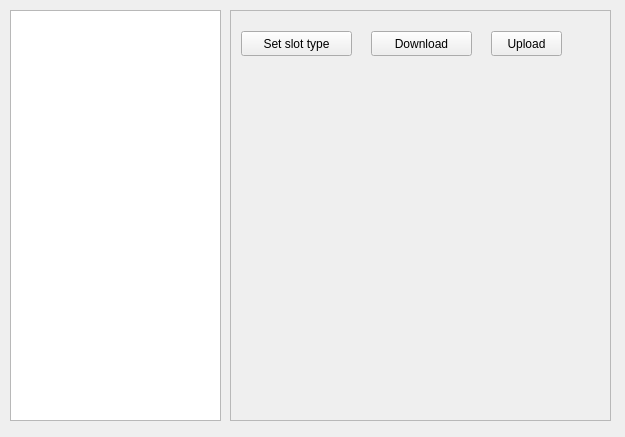
<?xml version="1.0" encoding="UTF-8"?>
<ui version="4.0">
 <class>WidgetIOslots</class>
 <widget class="QWidget" name="WidgetIOslots">
  <property name="geometry">
   <rect>
    <x>0</x>
    <y>0</y>
    <width>625</width>
    <height>437</height>
   </rect>
  </property>
  <property name="windowTitle">
   <string>Form</string>
  </property>
  <widget class="QTreeView" name="tvIoslots">
   <property name="geometry">
    <rect>
     <x>10</x>
     <y>10</y>
     <width>211</width>
     <height>411</height>
    </rect>
   </property>
   <property name="editTriggers">
    <set>QAbstractItemView::DoubleClicked|QAbstractItemView::EditKeyPressed|QAbstractItemView::SelectedClicked</set>
   </property>
   <property name="alternatingRowColors">
    <bool>true</bool>
   </property>
   <property name="selectionMode">
    <enum>QAbstractItemView::SingleSelection</enum>
   </property>
   <property name="selectionBehavior">
    <enum>QAbstractItemView::SelectRows</enum>
   </property>
  </widget>
  <widget class="QScrollArea" name="scrollArea">
   <property name="geometry">
    <rect>
     <x>230</x>
     <y>10</y>
     <width>381</width>
     <height>411</height>
    </rect>
   </property>
   <property name="widgetResizable">
    <bool>true</bool>
   </property>
   <widget class="QWidget" name="scrollAreaWidgetContents">
    <property name="geometry">
     <rect>
      <x>0</x>
      <y>0</y>
      <width>379</width>
      <height>409</height>
     </rect>
    </property>
    <widget class="QToolButton" name="tbSetIoslotDriver">
     <property name="geometry">
      <rect>
       <x>10</x>
       <y>20</y>
       <width>111</width>
       <height>25</height>
      </rect>
     </property>
     <property name="text">
      <string>Set slot type</string>
     </property>
     <property name="icon">
      <iconset resource="icons.qrc">
       <normaloff>:/icons/magic_wand_2.png</normaloff>:/icons/magic_wand_2.png</iconset>
     </property>
     <property name="popupMode">
      <enum>QToolButton::InstantPopup</enum>
     </property>
     <property name="toolButtonStyle">
      <enum>Qt::ToolButtonTextBesideIcon</enum>
     </property>
    </widget>
    <widget class="QToolButton" name="tbDownload">
     <property name="geometry">
      <rect>
       <x>140</x>
       <y>20</y>
       <width>101</width>
       <height>25</height>
      </rect>
     </property>
     <property name="text">
      <string>Download</string>
     </property>
     <property name="icon">
      <iconset resource="icons.qrc">
       <normaloff>:/icons/arrow_down.png</normaloff>:/icons/arrow_down.png</iconset>
     </property>
     <property name="toolButtonStyle">
      <enum>Qt::ToolButtonTextBesideIcon</enum>
     </property>
    </widget>
    <widget class="QToolButton" name="tbUpload">
     <property name="geometry">
      <rect>
       <x>260</x>
       <y>20</y>
       <width>71</width>
       <height>25</height>
      </rect>
     </property>
     <property name="text">
      <string>Upload</string>
     </property>
     <property name="icon">
      <iconset resource="icons.qrc">
       <normaloff>:/icons/arrow_up.png</normaloff>:/icons/arrow_up.png</iconset>
     </property>
     <property name="toolButtonStyle">
      <enum>Qt::ToolButtonTextBesideIcon</enum>
     </property>
    </widget>
    <widget class="QLabel" name="lStatus">
     <property name="geometry">
      <rect>
       <x>10</x>
       <y>50</y>
       <width>351</width>
       <height>31</height>
      </rect>
     </property>
     <property name="text">
      <string/>
     </property>
    </widget>
   </widget>
  </widget>
  <action name="actionSetAnalogInputDriver">
   <property name="text">
    <string>Analog input</string>
   </property>
  </action>
  <action name="actionSetDiscreteInputDriver">
   <property name="text">
    <string>Discrete input</string>
   </property>
   <property name="toolTip">
    <string>Discrete input</string>
   </property>
  </action>
  <action name="actionSetDiscreteOutputDriver">
   <property name="text">
    <string>Discrete output</string>
   </property>
   <property name="toolTip">
    <string>Discrete output</string>
   </property>
  </action>
  <action name="actionSetDHT22TemperatureDriver">
   <property name="text">
    <string>DHT22 temperature</string>
   </property>
   <property name="toolTip">
    <string>DHT22 temperature</string>
   </property>
  </action>
  <action name="actionSetDHT22HumidityDriver">
   <property name="text">
    <string>DHT22 humidity</string>
   </property>
   <property name="toolTip">
    <string>DHT22 humidity</string>
   </property>
  </action>
  <action name="actionSetEmptySlotDriver">
   <property name="text">
    <string>Empty slot</string>
   </property>
   <property name="toolTip">
    <string>Empty slot</string>
   </property>
  </action>
 </widget>
 <resources>
  <include location="icons.qrc"/>
 </resources>
 <connections/>
</ui>
